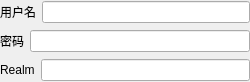
<?xml version="1.0" encoding="UTF-8"?>
<ui version="4.0">
 <class>DigestAuthForm</class>
 <widget class="QWidget" name="DigestAuthForm">
  <property name="geometry">
   <rect>
    <x>0</x>
    <y>0</y>
    <width>250</width>
    <height>82</height>
   </rect>
  </property>
  <property name="windowTitle">
   <string>Form</string>
  </property>
  <layout class="QVBoxLayout" name="verticalLayout">
   <property name="leftMargin">
    <number>0</number>
   </property>
   <property name="topMargin">
    <number>0</number>
   </property>
   <property name="rightMargin">
    <number>0</number>
   </property>
   <property name="bottomMargin">
    <number>0</number>
   </property>
   <item>
    <layout class="QHBoxLayout" name="horizontalLayout">
     <item>
      <widget class="QLabel" name="label">
       <property name="sizePolicy">
        <sizepolicy hsizetype="Fixed" vsizetype="Preferred">
         <horstretch>0</horstretch>
         <verstretch>0</verstretch>
        </sizepolicy>
       </property>
       <property name="text">
        <string>用户名</string>
       </property>
      </widget>
     </item>
     <item>
      <widget class="QLineEdit" name="userNameEdit"/>
     </item>
    </layout>
   </item>
   <item>
    <layout class="QHBoxLayout" name="horizontalLayout_2">
     <item>
      <widget class="QLabel" name="label_2">
       <property name="sizePolicy">
        <sizepolicy hsizetype="Fixed" vsizetype="Preferred">
         <horstretch>0</horstretch>
         <verstretch>0</verstretch>
        </sizepolicy>
       </property>
       <property name="text">
        <string>密码</string>
       </property>
      </widget>
     </item>
     <item>
      <widget class="QLineEdit" name="passwordEdit">
       <property name="echoMode">
        <enum>QLineEdit::EchoMode::Password</enum>
       </property>
      </widget>
     </item>
    </layout>
   </item>
   <item>
    <layout class="QHBoxLayout" name="horizontalLayout_3">
     <item>
      <widget class="QLabel" name="label_3">
       <property name="sizePolicy">
        <sizepolicy hsizetype="Fixed" vsizetype="Preferred">
         <horstretch>0</horstretch>
         <verstretch>0</verstretch>
        </sizepolicy>
       </property>
       <property name="text">
        <string>Realm</string>
       </property>
      </widget>
     </item>
     <item>
      <widget class="QLineEdit" name="realmEdit"/>
     </item>
    </layout>
   </item>
  </layout>
 </widget>
 <resources/>
 <connections/>
</ui>
